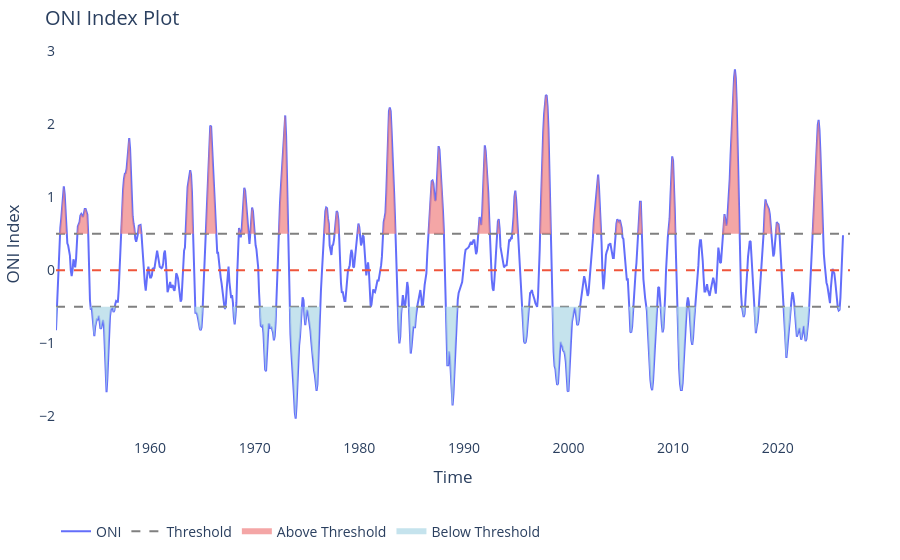

Notebook cell for this chart:
### Code cell
lims = [-0.5, 0.5]
plot_oni_index_th(df1, lims=lims)

### Figure 1 — Plotly figure (JSON) as saved in the notebook; plotly's stock layout.template omitted (floating-point values rounded to 4 significant figures; data arrays with more than 128 entries replaced by an {"elided": "..."} marker saying what was removed)
{"data": [{"line": {"color": "#636EFA", "width": 2}, "mode": "lines", "name": "ONI", "type": "scatter", "x": {"elided": "912 str values"}, "y": {"elided": "912 float values"}}, {"line": {"color": "grey", "dash": "dash"}, "mode": "lines", "name": "Threshold", "showlegend": true, "type": "scatter", "x": ["1951-01-01T00:00:00", "2026-12-01T00:00:00"], "y": [-0.5, -0.5]}, {"line": {"color": "#EF553B", "dash": "dash"}, "mode": "lines", "name": "Zero Line", "showlegend": false, "type": "scatter", "x": ["1951-01-01T00:00:00", "2026-12-01T00:00:00"], "y": [0, 0]}, {"line": {"color": "grey", "dash": "dash"}, "mode": "lines", "name": "Threshold", "showlegend": false, "type": "scatter", "x": ["1951-01-01T00:00:00", "2026-12-01T00:00:00"], "y": [0.5, 0.5]}, {"fill": "toself", "fillcolor": "lightcoral", "mode": "none", "name": "Above Threshold", "opacity": 0.7, "type": "scatter", "x": {"elided": "1824 str values"}, "y": {"elided": "1824 float values"}}, {"fill": "toself", "fillcolor": "lightblue", "mode": "none", "name": "Below Threshold", "opacity": 0.7, "type": "scatter", "x": {"elided": "1824 str values"}, "y": {"elided": "1824 float values"}}], "layout": {"font": {"size": 14}, "legend": {"orientation": "h", "y": -0.2}, "margin": {"b": 50, "l": 50, "r": 50, "t": 50}, "plot_bgcolor": "white", "title": {"text": "ONI Index Plot"}, "xaxis": {"title": {"text": "Time"}}, "yaxis": {"title": {"text": "ONI Index"}}}}
